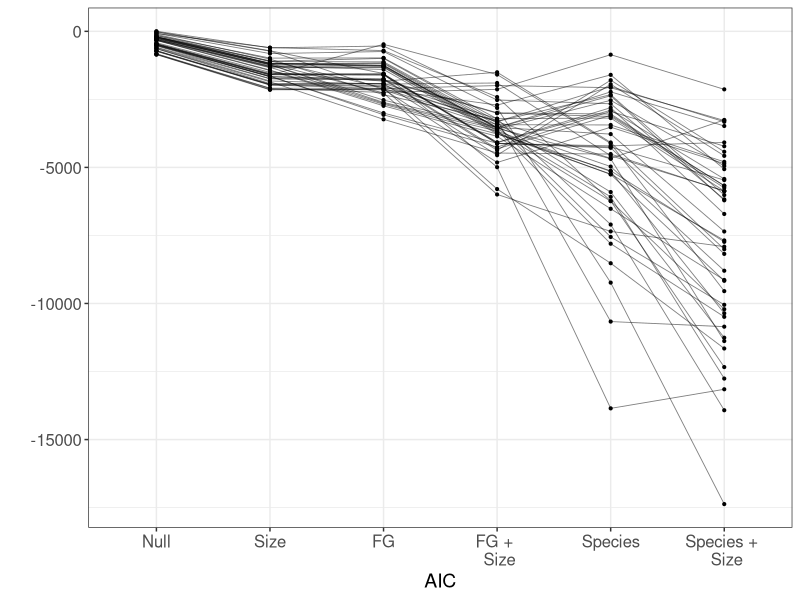
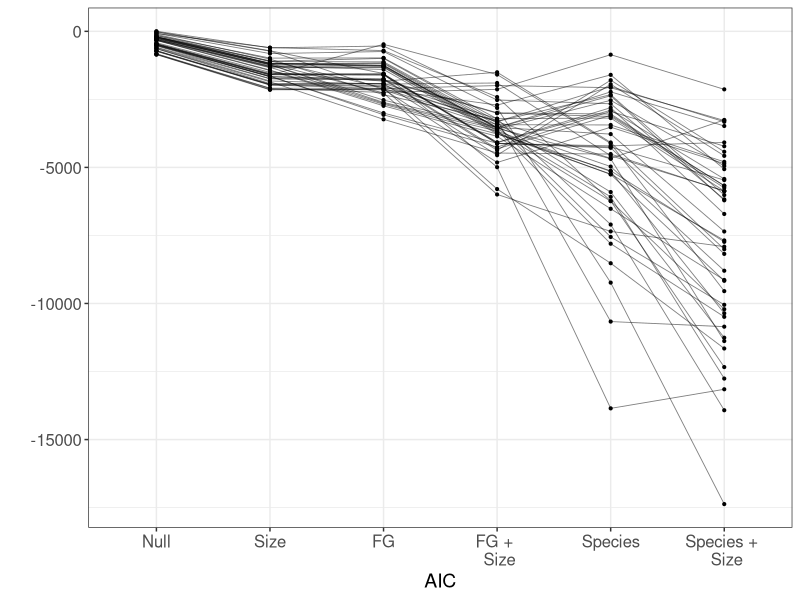

Here is the R script that generated these plots, in order: (Note: this script raises an error after producing the figures.)
library(dplyr)
library(ggplot2)
library(forcats)

###### Load in aic dataframes and rbind into one 
null <- read.csv("scripts/model_testing/aic_mods/aic_null.csv")
size <- read.csv("scripts/model_testing/aic_mods/aic_size.csv")
sp <- read.csv("scripts/model_testing/aic_mods/aic_species.csv")
sp_size <- read.csv("scripts/model_testing/aic_mods/aic_sp_size.csv")
fg <- read.csv("scripts/model_testing/aic_mods/aic_fg.csv")
fg_size <- read.csv("scripts/model_testing/aic_mods/aic_fg_size.csv")


## or load in t15 dataframes 
null <- read.csv("scripts/model_testing/aic_mods/aic_null_t15.csv")
size <- read.csv("scripts/model_testing/aic_mods/aic_size_t15.csv")
sp <- read.csv("scripts/model_testing/aic_mods/aic_species_t15.csv")
sp_size <- read.csv("scripts/model_testing/aic_mods/aic_sp_size_t15.csv")
fg <- read.csv("scripts/model_testing/aic_mods/aic_fg_t15.csv")
fg_size <- read.csv("scripts/model_testing/aic_mods/aic_fg_size_t15.csv")


aic_full <- rbind(null, 
                  fg, 
                  fg_size,
                  size, 
                  sp, 
                  sp_size)

## Visualisation 
aic_full %>% 
  mutate(model = as.factor(model)) %>% 
  mutate(model = case_when(model == "null" ~ "Null", 
                           model == "fg" ~ "FG", 
                           model == "size" ~ "Size", 
                           model == "species" ~ "Species", 
                           model == "fg_size" ~ "FG + \n Size", 
                           model == "sp_size" ~ "Species + \n Size")) %>% 
  mutate(model = fct_relevel(model, "Null", "Size" ,"FG", "FG + \n Size",
                              "Species",
                              "Species + \n Size")) %>% 
  ggplot(
       aes(x = model, 
           y = aic)) + 
  geom_point(size = 0.75) + 
  geom_line(aes(group = site), 
            alpha = 0.5, 
            linewidth = 0.3) + 
  xlab("AIC") +
  ylab("") + 
  theme_bw() + 
  theme(axis.text = element_text(size = 12), 
        axis.title = element_text(size = 14))

ggsave("AIC_all_mods_t15_2.png", 
       dpi = 300, 
       width = 19.25, 
       height = 21.5, 
       units = "cm")


#check medians quickly 

aic_full %>% group_by(model) %>% 
summarise(median = median)

#AIC penality factor - fgxsize, halved parameters
#AIC changes due to reduction of parameters
#variability of species 
